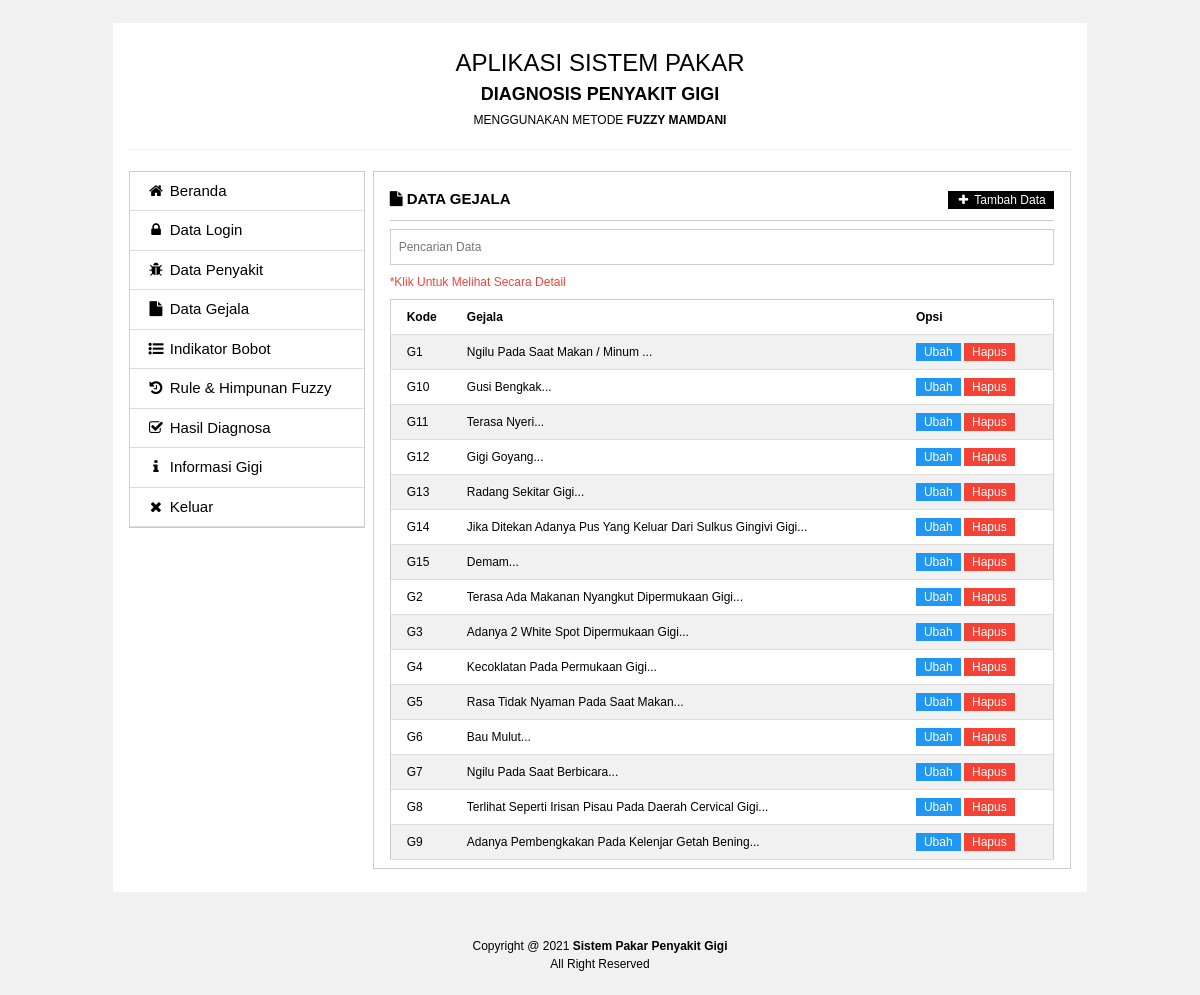
/admin/gejala_read.php, run on the app's committed database.
### tables this page shows
CREATE TABLE `gejala` (
  `kd_gejala` varchar(30) NOT NULL,
  `gejala` text NOT NULL
);

### admin/gejala_read.php (the view, shortened to what this page needs)
<?php require_once('../Connections/koneksi.php'); ?>
<?php
$logoutAction = $_SERVER['PHP_SELF']."?doLogout=true";
?>
<?php
$maxRows_rsGejalaRead = 1000;
$pageNum_rsGejalaRead = 0;
$startRow_rsGejalaRead = $pageNum_rsGejalaRead * $maxRows_rsGejalaRead;
$query_rsGejalaRead = "SELECT * FROM gejala ORDER BY kd_gejala ASC";
$query_limit_rsGejalaRead = sprintf("%s LIMIT %d, %d", $query_rsGejalaRead, $startRow_rsGejalaRead, $maxRows_rsGejalaRead);
$rsGejalaRead = mysqli_query($koneksi, $query_limit_rsGejalaRead) or die(mysqli_error());
$row_rsGejalaRead = mysqli_fetch_assoc($rsGejalaRead);
if (isset($_GET['totalRows_rsGejalaRead'])) {
  $totalRows_rsGejalaRead = $_GET['totalRows_rsGejalaRead'];
} else {
  $all_rsGejalaRead = mysqli_query($koneksi, $query_rsGejalaRead);
  $totalRows_rsGejalaRead = mysqli_num_rows($all_rsGejalaRead);
}
?>
<!DOCTYPE html>
<html>
<head>
<link rel="stylesheet" href="../assets/w3.css">
<link href="../assets/plugins/font-awesome/css/font-awesome.min.css" rel="stylesheet">
</head>
<body class="w3-light-gray">
<br>
<div class="w3-container w3-light-gray">
	<div class="w3-row">
    	<div class="w3-col l1">&nbsp;</div>
        <div class="w3-col l10 w3-white">
        	<div class="w3-container"><br>
            	<div class="w3-row">
                	<div class="w3-col l12 w3-center">
                    	<div class="w3-xlarge">APLIKASI SISTEM PAKAR</div>
                        <div class="w3-large"><strong>DIAGNOSIS PENYAKIT GIGI</strong></div>
                        <div class="w3-small" style="margin-top:3px;">MENGGUNAKAN METODE <strong>FUZZY MAMDANI</strong></div>
                    </div>
                </div>
                <hr>
            </div>
            <div class="w3-container">
            	<div class="w3-row">
                	<div class="w3-col l3">
                    	<div>
                        	<ul class="w3-ul w3-hoverable w3-border">
  <a href="home.php" style="text-decoration:none"><li style="border-bottom:1px solid #DDD;"><i class="fa fa-home fa-fw"></i> Beranda</li></a>
  <a href="admin_read.php" style="text-decoration:none"><li style="border-bottom:1px solid #DDD;"><i class="fa fa-lock fa-fw"></i> Data Login</li></a>
  <a href="penyakit_read.php" style="text-decoration:none"><li style="border-bottom:1px solid #DDD;"><i class="fa fa-bug fa-fw"></i> Data Penyakit</li></a>
  <a href="gejala_read.php" style="text-decoration:none"><li style="border-bottom:1px solid #DDD;"><i class="fa fa-file fa-fw"></i> Data Gejala</li></a>
  <a href="indikator_read.php" style="text-decoration:none"><li style="border-bottom:1px solid #DDD;"><i class="fa fa-list-ul fa-fw"></i> Indikator Bobot</li></a>
  <a href="bobot_read.php" style="text-decoration:none"><li style="border-bottom:1px solid #DDD;"><i class="fa fa-history fa-fw"></i> Rule & Himpunan Fuzzy</li></a>
  <a href="hasil_read.php" style="text-decoration:none"><li style="border-bottom:1px solid #DDD;"><i class="fa fa-check-square-o fa-fw"></i> Hasil Diagnosa</li></a>
  <a href="informasi_read.php" style="text-decoration:none"><li style="border-bottom:1px solid #DDD;"><i class="fa fa-info fa-fw"></i> Informasi Gigi</li></a>
  <a onClick="return confirm('Anda Yakin Ingin Keluar?')" href="<?php echo $logoutAction ?>" style="text-decoration:none">
  <li style="border-bottom:1px solid #DDD;"><i class="fa fa-times fa-fw"></i> Keluar</li>
  </a>
                       	  </ul>
                        </div>
                    </div>
                    <div class="w3-col l9" style="padding-left:8px;">
                    	<div class="w3-border w3-padding"><div class="w3-border-bottom" style="padding-bottom:10px; margin-top:8px;"><strong><i class="fa fa-file"></i> DATA GEJALA</strong><span class="w3-right"><a href="gejala_create.php" class="w3-tag w3-black w3-small" style="text-decoration:none"><i class="fa fa-plus fa-fw"></i> Tambah Data</a></span></div>
                            <?php if ($totalRows_rsGejalaRead > 0) {  ?>
  <input oninput="w3.filterHTML('#hendra', '.item', this.value)" placeholder="Pencarian Data" class="w3-input w3-border w3-small" style="outline:none; margin-top:8px;" autofocus>
  <div style="margin-top:8px" class="w3-text-red w3-small">*Klik Untuk Melihat Secara Detail</div>
  <table class="w3-table w3-striped w3-small w3-hoverable w3-bordered w3-border" id="hendra" style="margin-top:8px;">
    <tr style="font-weight:bold">
      <td>Kode</td>
      <td>Gejala</td>
      <td>Opsi</td>
    </tr>
    <?php do { ?>
      <tr>
        <td onclick="document.getElementById('<?php echo $row_rsGejalaRead['kd_gejala']; ?>').style.display='block'"><?php echo $row_rsGejalaRead['kd_gejala']; ?></td>
        <td onclick="document.getElementById('<?php echo $row_rsGejalaRead['kd_gejala']; ?>').style.display='block'"><?php echo substr($row_rsGejalaRead['gejala'],0,60); ?>...</td>
        <td><a class="w3-tag w3-small w3-blue" style="text-decoration:none" href="gejala_update.php?kd_gejala=<?php echo $row_rsGejalaRead['kd_gejala']; ?>">Ubah</a> <a class="w3-tag w3-small w3-red" style="text-decoration:none" onClick="return confirm('Anda Yakin Ingin Menghapus?')" href="gejala_delete.php?kd_gejala=<?php echo $row_rsGejalaRead['kd_gejala']; ?>">Hapus</a></td>
      </tr>
      <?php } while ($row_rsGejalaRead = mysqli_fetch_assoc($rsGejalaRead)); ?>
  </table>
  <?php }  ?>
                      </div>
                    </div>
                </div>
            </div><br>
        </div>
        <div class="w3-col l1">&nbsp;</div>
    </div>
</div><br>
<br>
<div class="w3-center w3-small">Copyright @ 2021 <strong>Sistem Pakar Penyakit Gigi</strong><br>
All Right Reserved</div>
<br>
</body>
</html>

### assets/w3.css (style rules this page uses)
*,*:before,*:after { box-sizing:inherit }
html { -ms-text-size-adjust:100%;-webkit-text-size-adjust:100% }
body { margin:0 }
a { background-color:transparent;-webkit-text-decoration-skip:objects }
hr { box-sizing:content-box;height:0;overflow:visible }
button,input,select,textarea { font:inherit;margin:0 }
button,input { overflow:visible }
html,body { font-family:Verdana,sans-serif;font-size:15px;line-height:1.5 }
html { overflow-x:hidden }
hr { border:0;border-top:1px solid #eee;margin:20px 0 }
a { color:inherit }
.w3-table,.w3-table-all { border-collapse:collapse;border-spacing:0;width:100%;display:table }
.w3-bordered tr,.w3-table-all tr { border-bottom:1px solid #ddd }
.w3-striped tbody tr:nth-child(even) { background-color:#f1f1f1 }
.w3-table td,.w3-table th,.w3-table-all td,.w3-table-all th { padding:8px 8px;display:table-cell;text-align:left;vertical-align:top }
.w3-table th:first-child,.w3-table td:first-child,.w3-table-all th:first-child,.w3-table-all td:first-child { padding-left:16px }
.w3-badge,.w3-tag { background-color:#000;color:#fff;display:inline-block;padding-left:8px;padding-right:8px;text-align:center }
.w3-ul { list-style-type:none;padding:0;margin:0 }
.w3-ul li { padding:8px 16px;border-bottom:1px solid #ddd }
.w3-ul li:last-child { border-bottom:none }
.w3-input { padding:8px;display:block;border:none;border-bottom:1px solid #ccc;width:100% }
.w3-container:after,.w3-container:before,.w3-panel:after,.w3-panel:before,.w3-row:after,.w3-row:before,.w3-row-padding:after,.w3-row-padding:before, .w3-cell-row:before,.w3-cell-row:after,.w3-clear:after,.w3-clear:before,.w3-bar:before,.w3-bar:after { content:"";display:table;clear:both }
.w3-col,.w3-half,.w3-third,.w3-twothird,.w3-threequarter,.w3-quarter { float:left;width:100% }
@media (min-width:993px) { .w3-col.l1 { width:8.33333% } }
@media (min-width:993px) { .w3-col.l3 { width:24.99999% } }
@media (min-width:993px) { .w3-col.l9 { width:74.99999% } }
@media (min-width:993px) { .w3-col.l10 { width:83.33333% } }
@media (min-width:993px) { .w3-col.l12 { width:99.99999% } }
.w3-container,.w3-panel { padding:0.01em 16px }
.w3-small { font-size:12px!important }
.w3-large { font-size:18px!important }
.w3-xlarge { font-size:24px!important }
.w3-center { text-align:center!important }
.w3-border { border:1px solid #ccc!important }
.w3-border-bottom { border-bottom:1px solid #ccc!important }
.w3-padding { padding:8px 16px!important }
.w3-right { float:right!important }
.w3-blue,.w3-hover-blue:hover { color:#fff!important;background-color:#2196F3!important }
.w3-red,.w3-hover-red:hover { color:#fff!important;background-color:#f44336!important }
.w3-white,.w3-hover-white:hover { color:#000!important;background-color:#fff!important }
.w3-black,.w3-hover-black:hover { color:#fff!important;background-color:#000!important }
.w3-light-grey,.w3-hover-light-grey:hover,.w3-light-gray,.w3-hover-light-gray:hover { color:#000!important;background-color:#f1f1f1!important }
.w3-text-red,.w3-hover-text-red:hover { color:#f44336!important }

### data on the page
gejala: kd_gejala "G1", gejala "Ngilu Pada Saat Makan / Minum"
gejala: kd_gejala "G10", gejala "Gusi Bengkak"
gejala: kd_gejala "G11", gejala "Terasa Nyeri"
gejala: kd_gejala "G12", gejala "Gigi Goyang"
gejala: kd_gejala "G13", gejala "Radang Sekitar Gigi"
gejala: kd_gejala "G14", gejala "Jika Ditekan Adanya Pus Yang Keluar Dari Sulkus Gingivi Gigi"
gejala: kd_gejala "G15", gejala "Demam"
gejala: kd_gejala "G2", gejala "Terasa Ada Makanan Nyangkut Dipermukaan Gigi"
gejala: kd_gejala "G3", gejala "Adanya 2 White Spot Dipermukaan Gigi"
gejala: kd_gejala "G4", gejala "Kecoklatan Pada Permukaan Gigi"
gejala: kd_gejala "G5", gejala "Rasa Tidak Nyaman Pada Saat Makan"
gejala: kd_gejala "G6", gejala "Bau Mulut"
gejala: kd_gejala "G7", gejala "Ngilu Pada Saat Berbicara"
gejala: kd_gejala "G8", gejala "Terlihat Seperti Irisan Pisau Pada Daerah Cervical Gigi"
gejala: kd_gejala "G9", gejala "Adanya Pembengkakan Pada Kelenjar Getah Bening"
